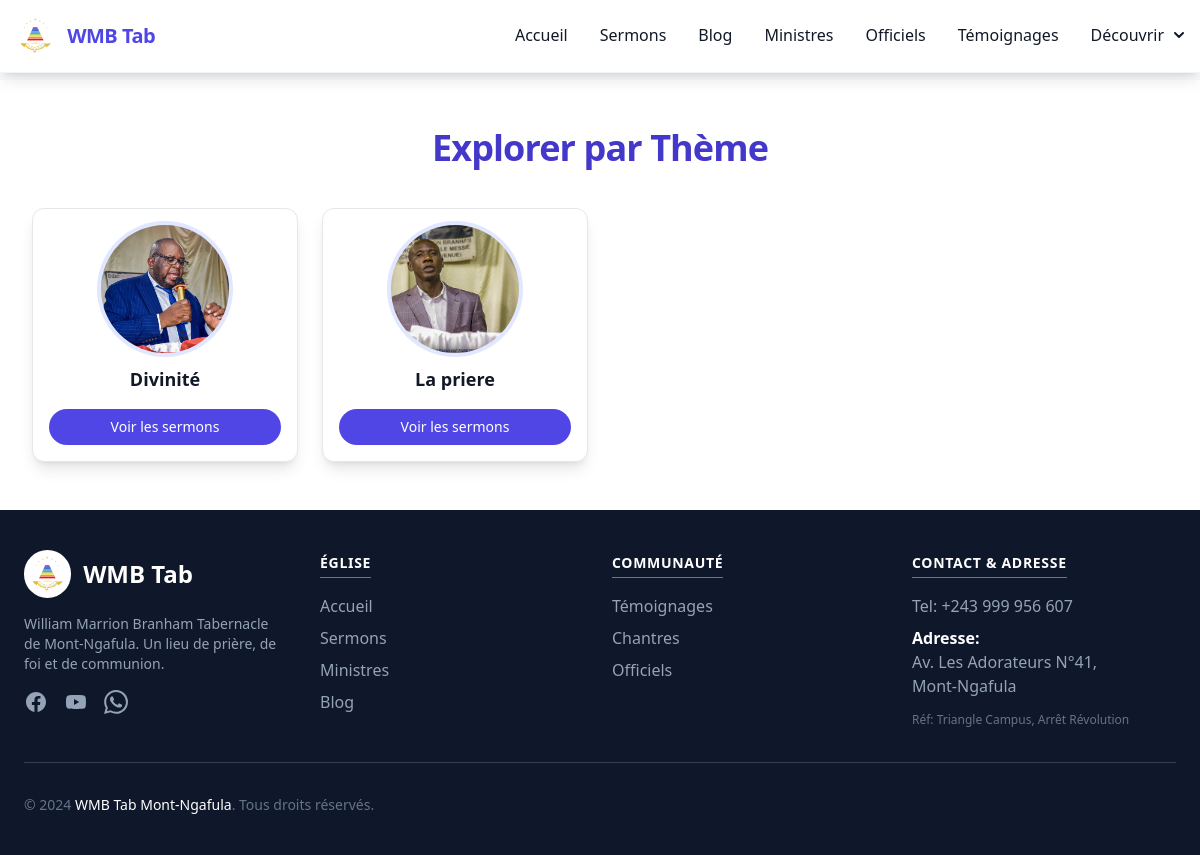
/ViewTheme/, run on the app's committed database.
### sermons/models.py (models this page shows, shortened)
class Theme(models.Model):
    NomTheme = models.CharField(max_length=100, blank = False)
    ThemeDescription = models.TextField(blank=True, null=True)
    image = ProcessedImageField(
        blank=True, upload_to='sermons',
        processors=[ResizeToFit(700, 400)],
        format='WEBP',
        options={'quality': 80}
    )
    ministre = models.ForeignKey(Ministre, on_delete=models.SET_NULL, null=True)

### sermons/views.py (the view)
# urls.py: path("ViewTheme/", ViewTheme, name="ViewTheme"),
def ViewTheme(request):
    Themes = Theme.objects.all()
    return render(request, 'ViewTheme.html', {'themes': Themes})

### templates/ViewTheme.html (shortened to what this page needs)
{% extends "_base.html" %}
{% load static %}
{% block content %}
<div class="max-w-7xl mx-auto px-4 sm:px-6 lg:px-8 py-12 bg-white">
    <h1 class="text-4xl font-extrabold text-center mb-10 text-indigo-700 tracking-tight">
        Explorer par Thème
    </h1>
    <div class="grid grid-cols-2 sm:grid-cols-3 lg:grid-cols-4 xl:grid-cols-5 gap-6">
        {% for theme in themes %}
        <div class="bg-white rounded-xl shadow-lg overflow-hidden text-center p-4 transform hover:shadow-xl hover:scale-[1.03] transition-all duration-300 border border-gray-200 cursor-pointer">
            <div class="h-32 w-32 mx-auto mb-3 overflow-hidden rounded-full ring-4 ring-indigo-100 bg-indigo-100">
                 {% if theme.image %}
                 <img class="w-full h-full object-cover" src="{{ theme.image.url }}" alt="Image du thème">
                 {% endif %}
            </div>
            <h4 class="text-lg font-bold text-gray-900 mb-4 line-clamp-2">{{ theme.NomTheme }}</h4>
            <a href="{% url 'SermonByTheme' theme.id %}"
               class="inline-block w-full py-2 text-sm font-medium text-white rounded-full bg-indigo-600 hover:bg-indigo-700 focus:ring-4 focus:ring-indigo-300 transition-colors">
                Voir les sermons
            </a>
        </div>
        {% endfor %}
    </div>
</div>
{% endblock content %}

### data on the page
Theme: image (picture), NomTheme "Divinité"
Theme: image (picture), NomTheme "La priere"
